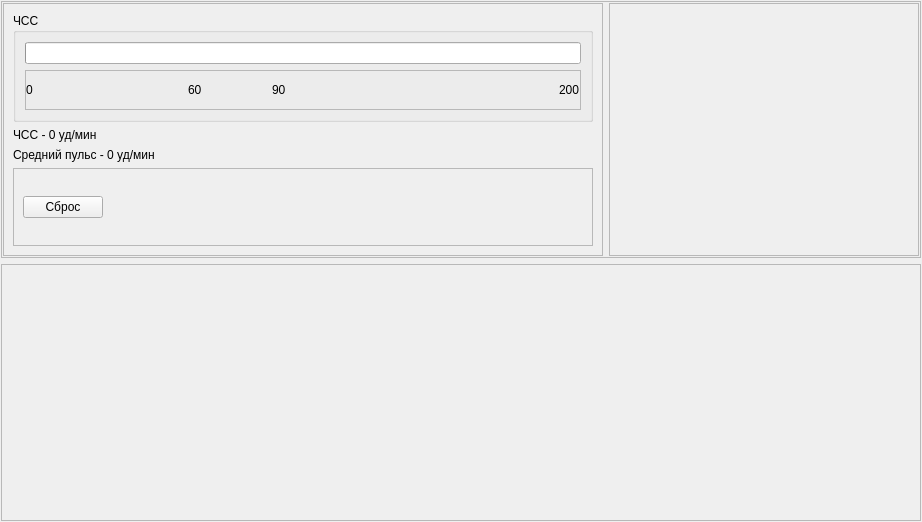
<?xml version="1.0" encoding="UTF-8"?>
<ui version="4.0">
 <class>PulseWidget</class>
 <widget class="QWidget" name="PulseWidget">
  <property name="geometry">
   <rect>
    <x>0</x>
    <y>0</y>
    <width>922</width>
    <height>522</height>
   </rect>
  </property>
  <property name="windowTitle">
   <string>Form</string>
  </property>
  <layout class="QVBoxLayout" name="verticalLayout">
   <property name="leftMargin">
    <number>1</number>
   </property>
   <property name="topMargin">
    <number>1</number>
   </property>
   <property name="rightMargin">
    <number>1</number>
   </property>
   <property name="bottomMargin">
    <number>1</number>
   </property>
   <item>
    <widget class="QFrame" name="frDiag">
     <property name="frameShape">
      <enum>QFrame::StyledPanel</enum>
     </property>
     <property name="frameShadow">
      <enum>QFrame::Raised</enum>
     </property>
     <layout class="QHBoxLayout" name="horizontalLayout">
      <property name="leftMargin">
       <number>1</number>
      </property>
      <property name="topMargin">
       <number>1</number>
      </property>
      <property name="rightMargin">
       <number>1</number>
      </property>
      <property name="bottomMargin">
       <number>1</number>
      </property>
      <item>
       <widget class="QFrame" name="frPulse">
        <property name="sizePolicy">
         <sizepolicy hsizetype="Fixed" vsizetype="Preferred">
          <horstretch>3</horstretch>
          <verstretch>0</verstretch>
         </sizepolicy>
        </property>
        <property name="minimumSize">
         <size>
          <width>600</width>
          <height>0</height>
         </size>
        </property>
        <property name="frameShape">
         <enum>QFrame::StyledPanel</enum>
        </property>
        <property name="frameShadow">
         <enum>QFrame::Raised</enum>
        </property>
        <layout class="QVBoxLayout" name="verticalLayout_3">
         <item>
          <widget class="QGroupBox" name="gbPulse">
           <property name="title">
            <string>ЧСС</string>
           </property>
           <layout class="QVBoxLayout" name="verticalLayout_4">
            <item>
             <widget class="QProgressBar" name="pbPulse">
              <property name="maximum">
               <number>200</number>
              </property>
              <property name="value">
               <number>0</number>
              </property>
              <property name="textVisible">
               <bool>false</bool>
              </property>
             </widget>
            </item>
            <item>
             <widget class="QFrame" name="frPulseGrid">
              <property name="frameShape">
               <enum>QFrame::StyledPanel</enum>
              </property>
              <property name="frameShadow">
               <enum>QFrame::Raised</enum>
              </property>
              <layout class="QHBoxLayout" name="horizontalLayout_2">
               <property name="spacing">
                <number>0</number>
               </property>
               <property name="leftMargin">
                <number>0</number>
               </property>
               <property name="rightMargin">
                <number>0</number>
               </property>
               <item>
                <widget class="QLabel" name="lblGrid0">
                 <property name="text">
                  <string>0</string>
                 </property>
                </widget>
               </item>
               <item>
                <spacer name="horizontalSpacer">
                 <property name="orientation">
                  <enum>Qt::Horizontal</enum>
                 </property>
                 <property name="sizeType">
                  <enum>QSizePolicy::Fixed</enum>
                 </property>
                 <property name="sizeHint" stdset="0">
                  <size>
                   <width>155</width>
                   <height>20</height>
                  </size>
                 </property>
                </spacer>
               </item>
               <item>
                <widget class="QLabel" name="lblGrid60">
                 <property name="text">
                  <string>60</string>
                 </property>
                </widget>
               </item>
               <item>
                <spacer name="horizontalSpacer_2">
                 <property name="orientation">
                  <enum>Qt::Horizontal</enum>
                 </property>
                 <property name="sizeType">
                  <enum>QSizePolicy::Fixed</enum>
                 </property>
                 <property name="sizeHint" stdset="0">
                  <size>
                   <width>70</width>
                   <height>20</height>
                  </size>
                 </property>
                </spacer>
               </item>
               <item>
                <widget class="QLabel" name="lblGrid90">
                 <property name="text">
                  <string>90</string>
                 </property>
                </widget>
               </item>
               <item>
                <spacer name="horizontalSpacer_3">
                 <property name="orientation">
                  <enum>Qt::Horizontal</enum>
                 </property>
                 <property name="sizeType">
                  <enum>QSizePolicy::Expanding</enum>
                 </property>
                 <property name="sizeHint" stdset="0">
                  <size>
                   <width>40</width>
                   <height>20</height>
                  </size>
                 </property>
                </spacer>
               </item>
               <item>
                <widget class="QLabel" name="lblGrid200">
                 <property name="text">
                  <string>200</string>
                 </property>
                </widget>
               </item>
              </layout>
             </widget>
            </item>
           </layout>
          </widget>
         </item>
         <item>
          <widget class="QLabel" name="lblPulse">
           <property name="sizePolicy">
            <sizepolicy hsizetype="Preferred" vsizetype="Fixed">
             <horstretch>0</horstretch>
             <verstretch>0</verstretch>
            </sizepolicy>
           </property>
           <property name="text">
            <string>ЧСС - 0 уд/мин</string>
           </property>
          </widget>
         </item>
         <item>
          <widget class="QLabel" name="lblPulseMid">
           <property name="sizePolicy">
            <sizepolicy hsizetype="Preferred" vsizetype="Fixed">
             <horstretch>0</horstretch>
             <verstretch>0</verstretch>
            </sizepolicy>
           </property>
           <property name="text">
            <string>Средний пульс - 0 уд/мин</string>
           </property>
          </widget>
         </item>
         <item>
          <widget class="QFrame" name="frame">
           <property name="frameShape">
            <enum>QFrame::StyledPanel</enum>
           </property>
           <property name="frameShadow">
            <enum>QFrame::Raised</enum>
           </property>
           <layout class="QHBoxLayout" name="horizontalLayout_3">
            <item>
             <widget class="QPushButton" name="btnReset">
              <property name="text">
               <string>Сброс</string>
              </property>
             </widget>
            </item>
            <item>
             <spacer name="horizontalSpacer_4">
              <property name="orientation">
               <enum>Qt::Horizontal</enum>
              </property>
              <property name="sizeHint" stdset="0">
               <size>
                <width>40</width>
                <height>20</height>
               </size>
              </property>
             </spacer>
            </item>
           </layout>
          </widget>
         </item>
        </layout>
       </widget>
      </item>
      <item>
       <widget class="QFrame" name="frSkatterogram">
        <property name="sizePolicy">
         <sizepolicy hsizetype="Preferred" vsizetype="Preferred">
          <horstretch>1</horstretch>
          <verstretch>0</verstretch>
         </sizepolicy>
        </property>
        <property name="frameShape">
         <enum>QFrame::StyledPanel</enum>
        </property>
        <property name="frameShadow">
         <enum>QFrame::Raised</enum>
        </property>
       </widget>
      </item>
     </layout>
    </widget>
   </item>
   <item>
    <widget class="QFrame" name="frRitmoram">
     <property name="frameShape">
      <enum>QFrame::StyledPanel</enum>
     </property>
     <property name="frameShadow">
      <enum>QFrame::Raised</enum>
     </property>
     <layout class="QVBoxLayout" name="verticalLayout_2">
      <property name="leftMargin">
       <number>1</number>
      </property>
      <property name="topMargin">
       <number>1</number>
      </property>
      <property name="rightMargin">
       <number>1</number>
      </property>
      <property name="bottomMargin">
       <number>1</number>
      </property>
      <item>
       <widget class="Oscilloscope" name="wgtRitmogram" native="true"/>
      </item>
     </layout>
    </widget>
   </item>
  </layout>
 </widget>
 <customwidgets>
  <customwidget>
   <class>Oscilloscope</class>
   <extends>QWidget</extends>
   <header location="global">oscilloscope.h</header>
   <container>1</container>
  </customwidget>
 </customwidgets>
 <resources/>
 <connections>
  <connection>
   <sender>btnReset</sender>
   <signal>clicked()</signal>
   <receiver>PulseWidget</receiver>
   <slot>on_resetPulse()</slot>
   <hints>
    <hint type="sourcelabel">
     <x>69</x>
     <y>199</y>
    </hint>
    <hint type="destinationlabel">
     <x>925</x>
     <y>150</y>
    </hint>
   </hints>
  </connection>
 </connections>
 <slots>
  <slot>on_resetPulse()</slot>
 </slots>
</ui>
